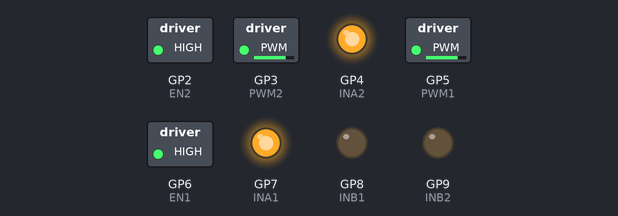
Bench run of a sketch on a simulated Raspberry Pi Pico. On the bench: switched loads named in the sketch (green lamp = pin HIGH), output pins drawn as LEDs (lit = HIGH).

Above: at 0.05 s.
At 2.55 s:
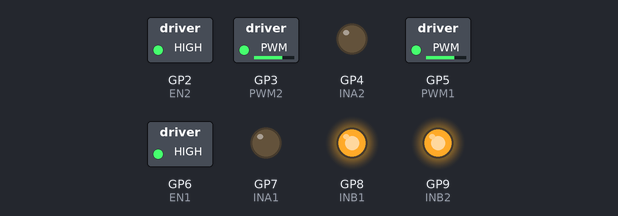
At 4.95 s:
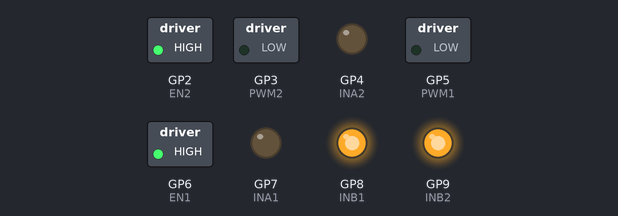
Timing chart, 0 to 6.5 s (numbered marks = the images above):
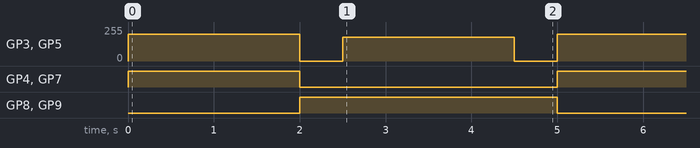

The sketch:

vnh2sp30_monster_moto.ino
```cpp
// snippet: vnh2sp30_monster_moto
// tags: motor, vnh2sp30, monster-moto, high-current, 30a, dc, sparkfun, direction, pwm
// boards: avr, esp32, megaavr, nano33iot, romi32u4, rp2040
// library: none
// description: Control 30A DC motor via SparkFun Monster Moto Shield (VNH2SP30)
// prompts: Monster Moto shield, VNH2SP30 30A motor, high current DC motor, SparkFun Monster Moto, big motor driver

const int INA1 = 7, INB1 = 8, PWM1 = 5, EN1 = 6;
const int INA2 = 4, INB2 = 9, PWM2 = 3, EN2 = 2;

void motor1(int speed) {
  if (speed > 0) { digitalWrite(INA1, HIGH); digitalWrite(INB1, LOW); }
  else           { digitalWrite(INA1, LOW);  digitalWrite(INB1, HIGH); speed = -speed; }
  analogWrite(PWM1, constrain(speed, 0, 255));
}

void motor2(int speed) {
  if (speed > 0) { digitalWrite(INA2, HIGH); digitalWrite(INB2, LOW); }
  else           { digitalWrite(INA2, LOW);  digitalWrite(INB2, HIGH); speed = -speed; }
  analogWrite(PWM2, constrain(speed, 0, 255));
}

void setup() {
  int pins[] = {INA1, INB1, PWM1, EN1, INA2, INB2, PWM2, EN2};
  for (int p : pins) pinMode(p, OUTPUT);
  digitalWrite(EN1, HIGH); digitalWrite(EN2, HIGH);
}

void loop() {
  motor1(200); motor2(200); delay(2000);
  motor1(0);   motor2(0);   delay(500);
  motor1(-180); motor2(-180); delay(2000);
  motor1(0);   motor2(0);   delay(500);
}
```

Measured:
- by itself, GP3 (PWM2), GP5 (PWM1): repeats every 5.0 s: 0/255 0.50 s, 180/255 2.0 s, 0/255 0.50 s, 200/255 2.0 s
- by itself, GP4 (INA2), GP7 (INA1): alternates HIGH for 2.0 s and LOW for 3.0 s
- by itself, GP8 (INB1), GP9 (INB2): alternates HIGH for 3.0 s and LOW for 2.0 s
